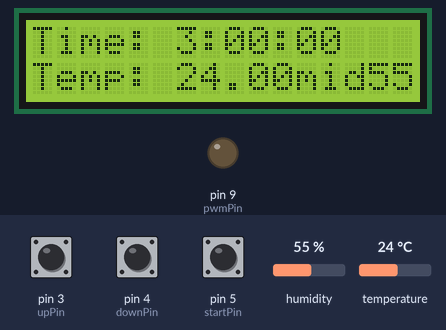
A program run on a simulated Arduino Nano Every. Parts: 16×2 character LCD, output pins drawn as LEDs (lit = HIGH). Inputs (shaded band) come from the test bench; at power-on: pin 5 (startPin) HIGH, humidity 55 %, temperature 24 °C, pin 3 (upPin) HIGH, pin 4 (downPin) HIGH.

Above: at 1.2 s.
1.3 s: pin 5 (startPin) pulled LOW for 2.35 s
At 2.1 s:
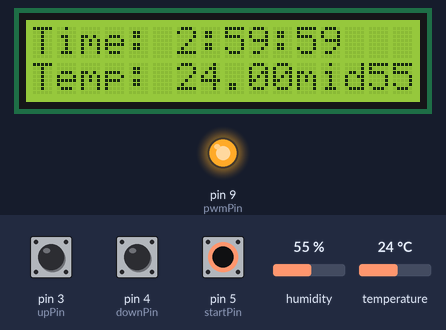
5.1 s: humidity set to 22 %
At 7.1 s:
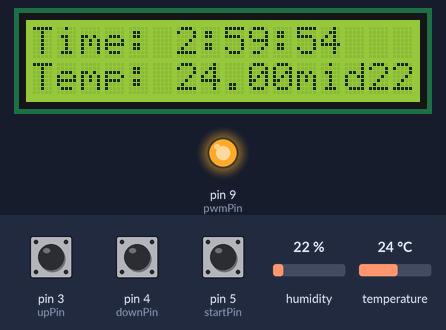
7.8 s: temperature set to 12 °C
At 9.0 s:
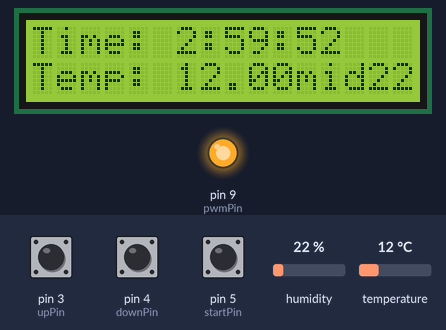
10.5 s: humidity set to 40 %
At 13.1 s:
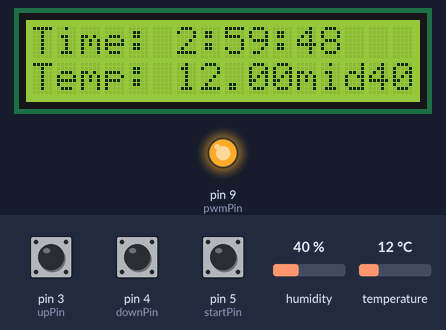
13.7 s: temperature set to 19 °C
At 15.7 s:
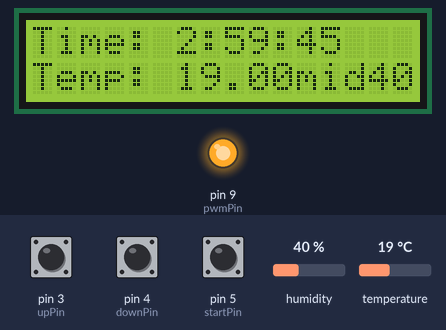
Timing chart, 0 to 17.2 s (numbered marks = the images above; inputs shaded):
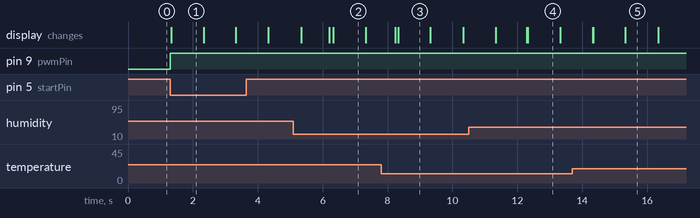

Measured:
- after the input at 1.3 s, pin 9 (pwmPin): LOW → HIGH at once; the display: changes at once (image 1)
- what the display in image 2 shows lasts 1.0 s, from 6.3 s to 7.3 s

The program:

main.cpp
```cpp
#include <Wire.h>
#include <LiquidCrystal_I2C.h>
#include <DHT.h>

#define DHTPIN 2    // Digital pin connected to the DHT sensor
#define DHTTYPE DHT11   // DHT sensor type

DHT dht(DHTPIN, DHTTYPE);   // Initialize the DHT sensor

const int pwmPin = 9;   // PWM pin connected to the MOSFET
const int upPin = 3;    // Button for increasing the time
const int downPin = 4;  // Button for decreasing the time
const int startPin = 5; // Button to start/stop temperature control

int timeOptions[] = {3, 6, 12};  // Available time options in hours
int selectedTimeIndex = 0;       // Index of the selected time option
int selectedTime = timeOptions[selectedTimeIndex];  // Selected time in hours
unsigned long startTime = 0;     // Variable to store the start time
unsigned long elapsedTime = 0;   // Variable to store the elapsed time

bool heating = false;            // Flag to indicate if heating is active
float temperature = 0.0;         // Variable to store temperature
float humidity = 0.0;            // Variable to store humidity

LiquidCrystal_I2C lcd(0x27, 16, 2);   // Initialize the LCD

void setup() {
  pinMode(pwmPin, OUTPUT);
  pinMode(upPin, INPUT_PULLUP);
  pinMode(downPin, INPUT_PULLUP);
  pinMode(startPin, INPUT_PULLUP);

  attachInterrupt(digitalPinToInterrupt(upPin), increaseTime, FALLING);
  attachInterrupt(digitalPinToInterrupt(downPin), decreaseTime, FALLING);
  attachInterrupt(digitalPinToInterrupt(startPin), startStopControl, FALLING);

  lcd.begin(16, 2);
  lcd.setCursor(0, 0);
  lcd.print("Time: ");
  lcd.setCursor(0, 1);
  lcd.print("Temp:    Humidity:");

  dht.begin();
}

void loop() {
  // Read temperature and humidity from DHT sensor
  float newTemperature = dht.readTemperature();
  float newHumidity = dht.readHumidity();

  // Check if temperature reading is valid
  if (!isnan(newTemperature)) {
    temperature = newTemperature;
  }

  // Check if humidity reading is valid
  if (!isnan(newHumidity)) {
    humidity = newHumidity;
  }

  // Display temperature, humidity, and remaining time on LCD
  lcd.setCursor(6, 1);
  lcd.print(temperature);
  lcd.setCursor(14, 1);
  lcd.print(humidity);
  lcd.setCursor(6, 0);

  // Calculate remaining time
  unsigned long remainingTime = (selectedTime * 60 * 60 * 1000) - elapsedTime;
  int hours = remainingTime / (60 * 60 * 1000);
  int minutes = (remainingTime % (60 * 60 * 1000)) / (60 * 1000);
  int seconds = (remainingTime % (60 * 1000)) / 1000;

  // Display remaining time on LCD
  lcd.print(hours);
  lcd.print(":");
  if (minutes < 10) {
    lcd.print("0");
  }
  lcd.print(minutes);
  lcd.print(":");
  if (seconds < 10) {
    lcd.print("0");
  }
  lcd.print(seconds);

  // Check if heating is active and temperature exceeds 50°C
  if (heating && temperature > 50) {
    analogWrite(pwmPin, 0);  // Turn off heating
  }

  // Check if time has elapsed
  if (elapsedTime >= selectedTime * 60 * 60 * 1000) {
    heating = false;          // Stop heating
    analogWrite(pwmPin, 0);   // Turn off heating
  }

  // Update elapsed time
  if (heating) {
    unsigned long currentTime = millis();
    elapsedTime = currentTime - startTime;
  }
}

// Interrupt service routine for increasing the time
void increaseTime() {
  if (!heating) {
    selectedTimeIndex = (selectedTimeIndex + 1) % 3;
    selectedTime = timeOptions[selectedTimeIndex];
    lcd.setCursor(5, 0);
    lcd.print(" ");
    lcd.setCursor(6, 0);
    lcd.print(selectedTime);
  }
}

// Interrupt service routine for decreasing the time
void decreaseTime() {
  if (!heating) {
    selectedTimeIndex = (selectedTimeIndex + 2) % 3;
    selectedTime = timeOptions[selectedTimeIndex];
    lcd.setCursor(5, 0);
    lcd.print(" ");
    lcd.setCursor(6, 0);
    lcd.print(selectedTime);
  }
}

// Interrupt service routine for starting/stopping temperature control
void startStopControl() {
  if (!heating) {
    heating = true;
    startTime = millis();
    elapsedTime = 0;
    analogWrite(pwmPin, 255);   // Turn on heating at full power
  } else {
    heating = false;
    analogWrite(pwmPin, 0);     // Turn off heating
  }
}
```
